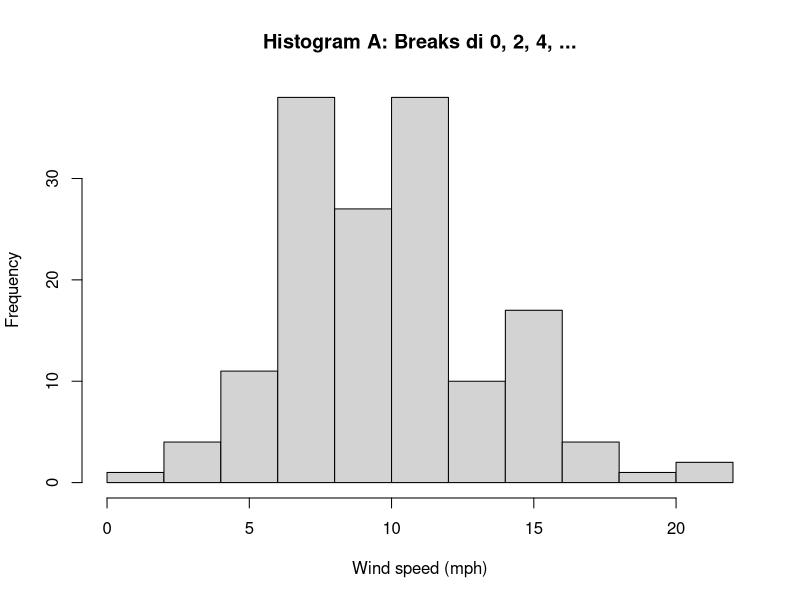
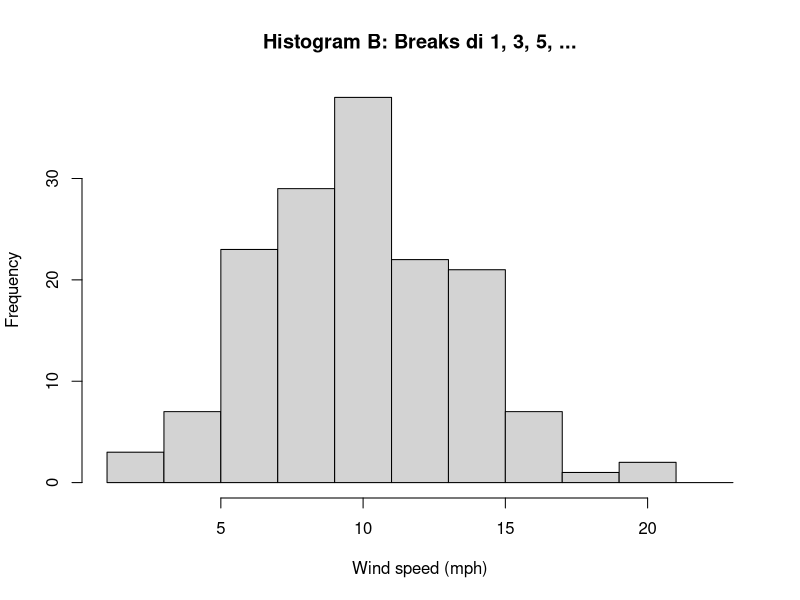
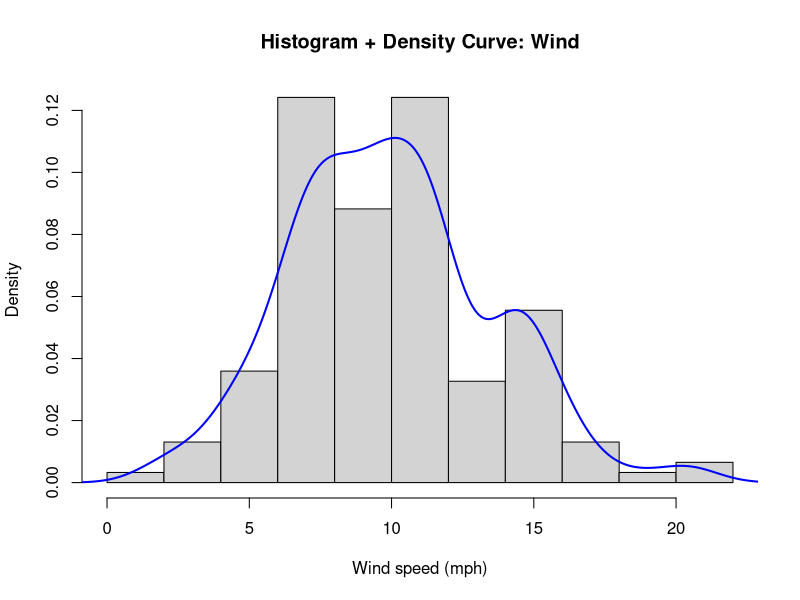
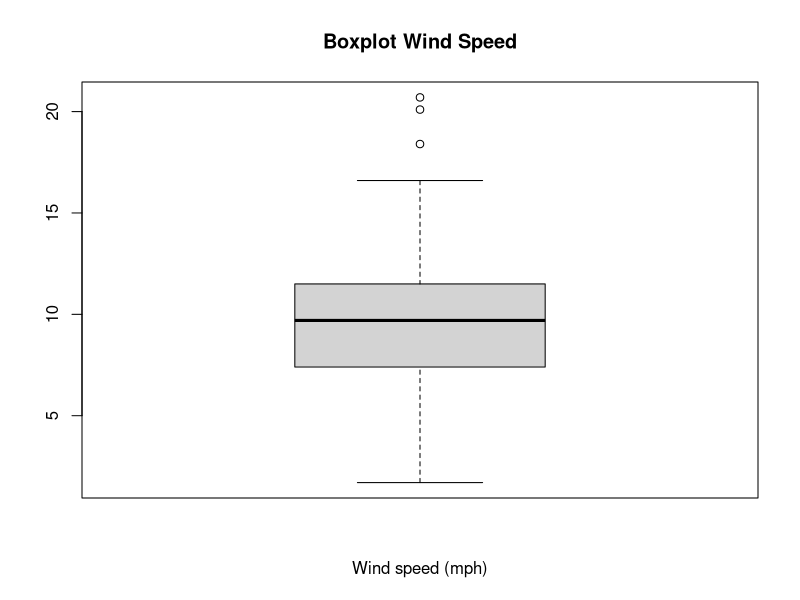
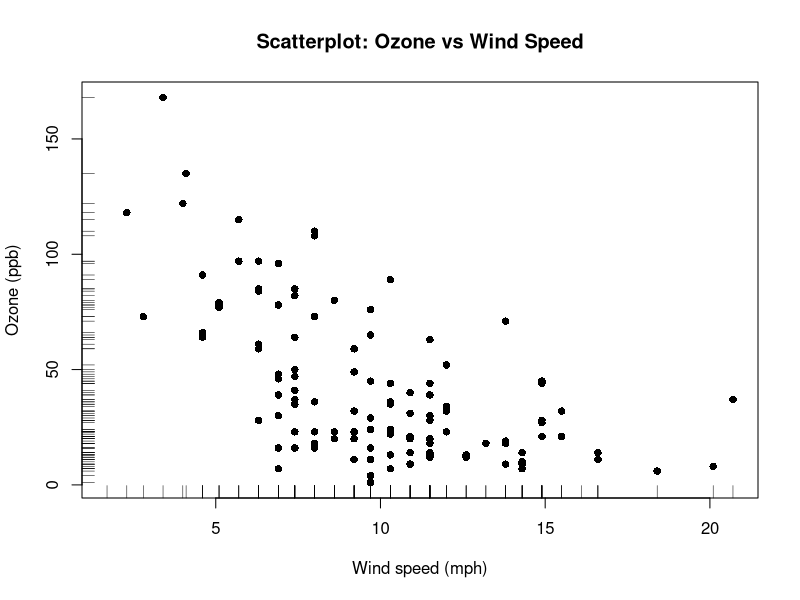
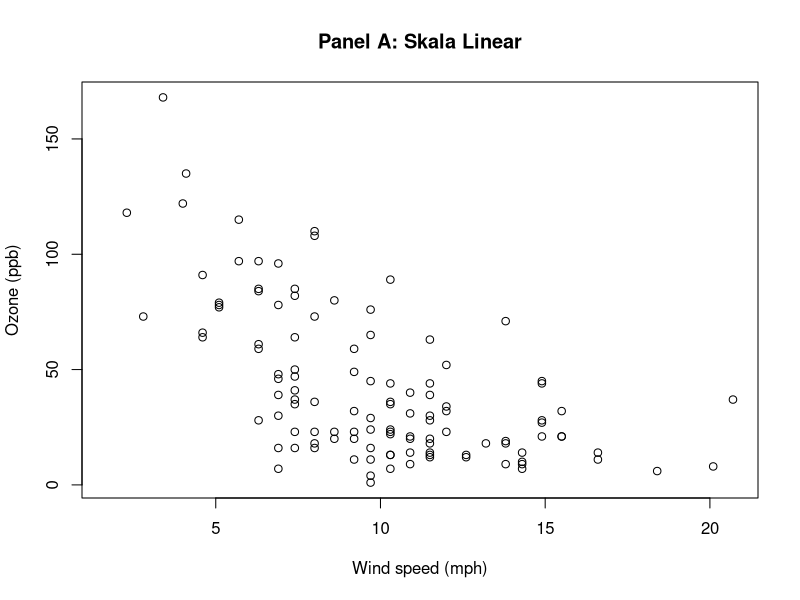
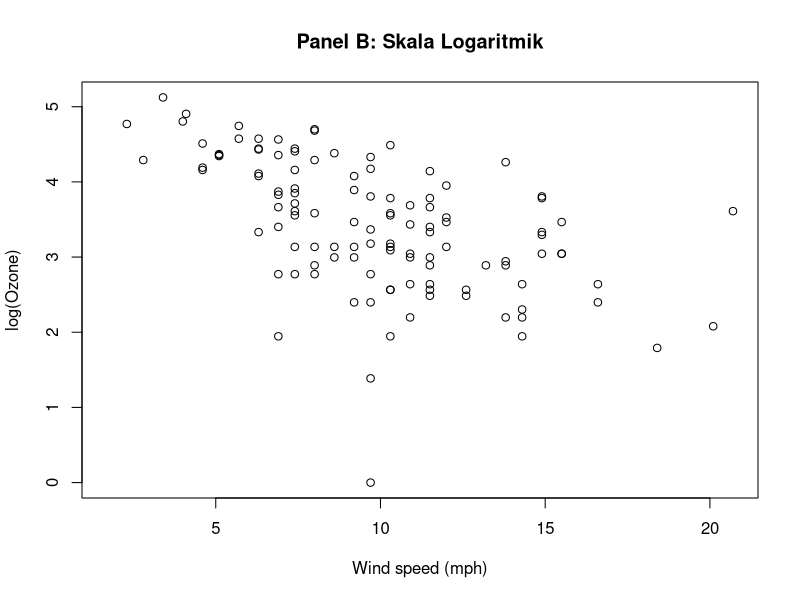

The R source for these figures, in order:
## ---- chunk 1
# 1. Buka data airquality
data(airquality)
str(airquality)

# 2. Buat histogram untuk variabel Wind, sertakan pula density nya
# Histogram dengan breaks mulai dari 0
hist(airquality$Wind,
     breaks = 0 + (0:11) * 2,
     xlab = "Wind speed (mph)",
     main = "Histogram A: Breaks di 0, 2, 4, ...")

# Histogram dengan breaks mulai dari 1
hist(airquality$Wind,
     breaks = 1 + (0:11) * 2,
     xlab = "Wind speed (mph)",
     main = "Histogram B: Breaks di 1, 3, 5, ...")

# Density
dens_wind <- density(airquality$Wind)
hist(airquality$Wind,
     breaks = 0 + (0:11) * 2,
     probability = TRUE,
     xlab = "Wind speed (mph)",
     main = "Histogram + Density Curve: Wind")
lines(dens_wind, col = "blue", lwd = 2)

# 3. Buat boxplot dan steam and leaf
# Boxplot
boxplot(airquality$Wind, horiz = TRUE,
        main = "Boxplot Wind Speed",
        xlab = "Wind speed (mph)")

# Stem and leaf
stem(airquality$Wind)

# 4. Buat scatter plot
# Scatterplot Ozone vs Wind
plot(Ozone ~ Wind, data = airquality,
     pch = 16,
     main = "Scatterplot: Ozone vs Wind Speed",
     xlab = "Wind speed (mph)",
     ylab = "Ozone (ppb)")

# Tambahkan rug plot pada sumbu x dan y
rug(airquality$Wind)
rug(airquality$Ozone[!is.na(airquality$Ozone)], side = 2)

# Panel A: skala linear
plot(Ozone ~ Wind, data = airquality,
     xlab = "Wind speed (mph)", ylab = "Ozone (ppb)",
     main = "Panel A: Skala Linear")

# Panel B: skala logaritmik pada Ozone
plot(log(Ozone) ~ Wind, data = airquality,
     xlab = "Wind speed (mph)", ylab = "log(Ozone)",
     main = "Panel B: Skala Logaritmik")
